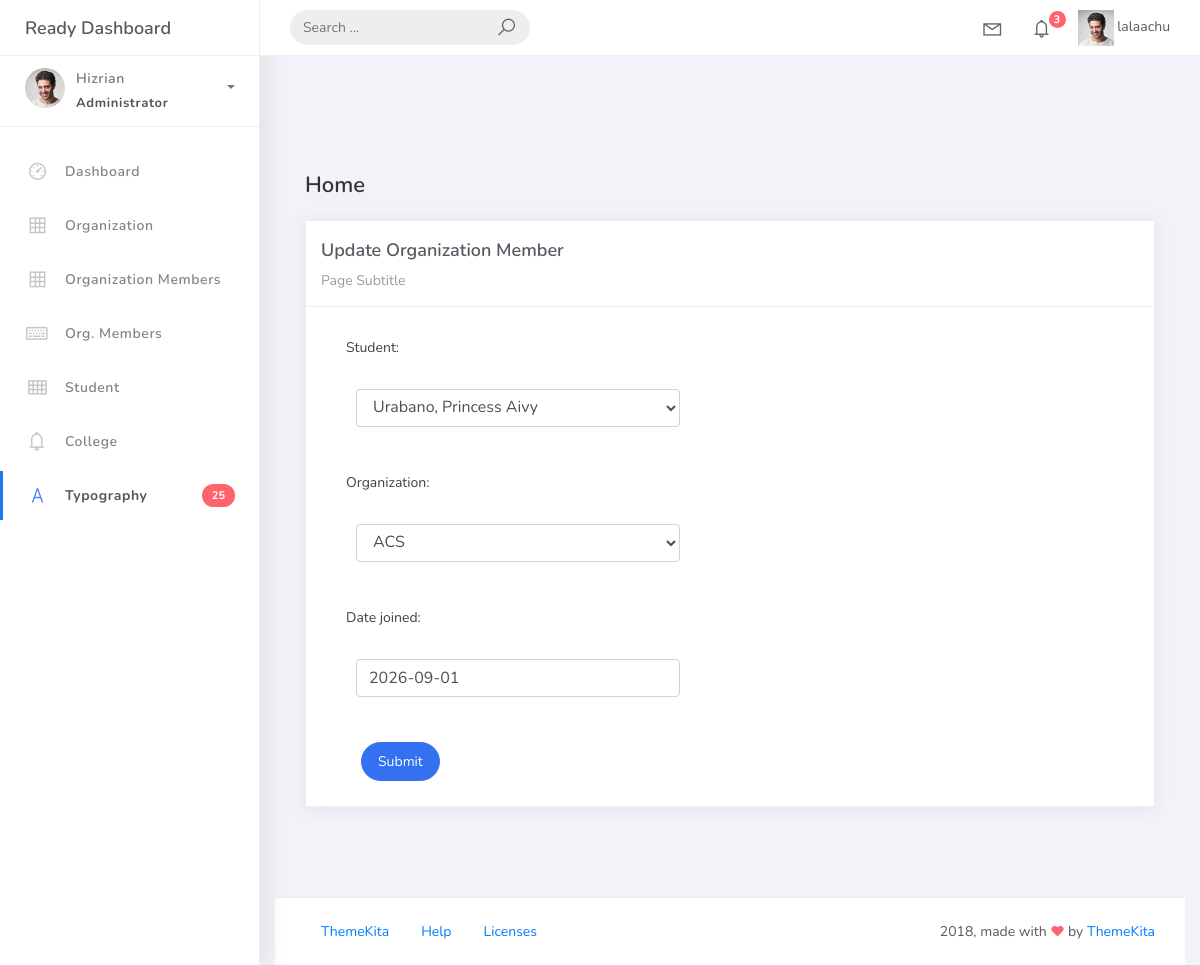
/orgmem_list/1, run on the app's committed database.
### studentorg/models.py (models this page shows)
class BaseModel(models.Model):
    created_at = models.DateTimeField(auto_now_add=True, db_index=True)
    updated_at = models.DateTimeField(auto_now=True)
    class Meta:
     abstract = True

class OrgMember(BaseModel):
    student = models.ForeignKey(Student, on_delete=models.CASCADE)
    organization = models.ForeignKey(Organization, on_delete=models.CASCADE)
    date_joined = models.DateField()

### studentorg/views.py (the view)
# urls.py: path("orgmem_list/<pk>", views.OrganizationMemberUpdateView.as_view(), name="organization-member-update"),
class OrganizationMemberUpdateView(UpdateView):
    model = OrgMember
    form_class = OrganizationMemberForm
    template_name = "orgmem_form.html"
    success_url = reverse_lazy("organization-member-list")

### studentorg/forms.py
class OrganizationMemberForm(ModelForm):
    class Meta:
        model = OrgMember
        fields = "__all__"

### studentorg/models.py (called while the page is built)
    def __str__(self):
        return self.name

    def __str__(self):
     return f"{self.lastname}, {self.firstname}"

### templates/orgmem_form.html (shortened to what this page needs)
{% extends 'base.html' %} {% load static %} {% block content %}
<div class="content">
    <div class="container-fluid">
        <h4 class="page-title">Home</h4>
        <div class="row">
            <div class="col-md-12">
                <div class="card">
                    <div class="card-header">
                        <div class="card-title">
                            {% if object %}
                                Update Organization Member
                            {% else %}
                                Add New Organization Member
                            {% endif %}
                        </div>
                        <div class="card-category">Page Subtitle</div>
                    </div>
                    <div class="col-md-6">
                        <div class="card-body">
                            <form class="" action="" method="post" novalidate>
                                {% include 'includes/form.html' %}
                                <div class="form-group">
                                    <div class="col-md-12 col-sm-3">
                                        <button type="submit" class="btn btn-primary btn-rounded">
                                            Submit
                                        </button>
                                    </div>
                                </div>
                            </form>
                        </div>
                    </div>
                </div>
            </div>
        </div>
    </div>
</div>
{% endblock %}

### templates/includes/form.html (shortened to what this page needs)
{% load widget_tweaks %}
{% for field in form %}
<div class="field item form-group">
    <label>{{ field.label_tag }}</label>
    <div class="form-group">
        {% render_field field class="form-control" %}
    </div>
</div>
{% endfor %}

### data on the page
OrgMember: student "Urabano, Princess Aivy" "ACS" "2026-09-01"

### other printed values
{{ field.label_tag }} "Student:" "Organization:" "Date joined:"
